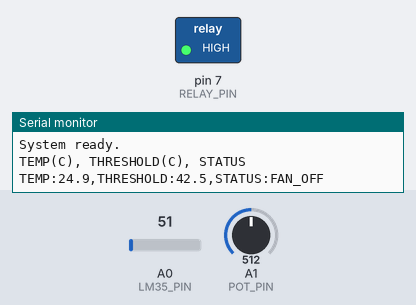
The sketch below on a simulated Arduino Uno, built with avr-gcc and run on an emulated ATmega328P. On the bench: switched loads named in the sketch (green lamp = pin HIGH), the last lines printed to the serial monitor. The inputs (shaded band) are chosen by the test bench; at power-on: A0 (LM35_PIN) = 51, A1 (POT_PIN) = 512. Pins used as bus, display or sensor lines are not drawn.

Above: at 1.2 s.
1.3 s: A0 (LM35_PIN) set to 82
2.8 s: A0 (LM35_PIN) set to 93
At 3.4 s:
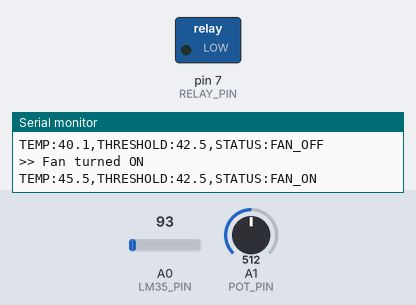
4.4 s: A1 (POT_PIN) set to 673
5.9 s: A1 (POT_PIN) set to 694
At 7.1 s:
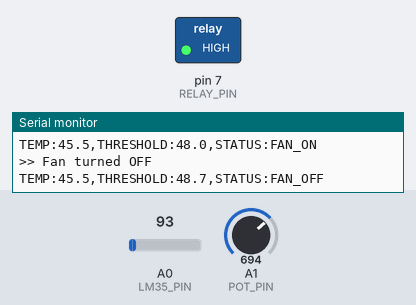
7.4 s: A1 (POT_PIN) set to 610
8.9 s: A1 (POT_PIN) set to 581
At 9.6 s:
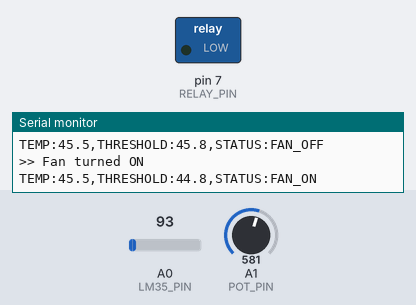
Timing chart, 0 to 11.4 s (numbered marks = the images above; inputs shaded):
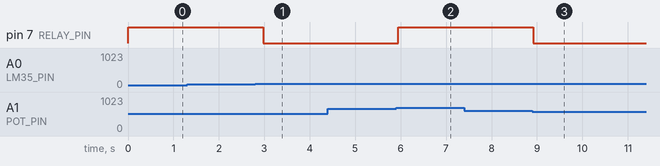

Measured:
- the behaviour switches between 86 and 87 on A0 (LM35_PIN) (found by bisection; images 0 and 1)
- the behaviour switches between 686 and 687 on A1 (POT_PIN) (found by bisection; images 1 and 2)
- the behaviour switches between 600 and 599 on A1 (POT_PIN) (found by bisection; images 2 and 3)
- after the input at 2.8 s, pin 7 (RELAY_PIN): HIGH → LOW after 0.17 s
- after the input at 5.9 s, pin 7 (RELAY_PIN): LOW → HIGH after 0.05 s
- after the input at 8.9 s, pin 7 (RELAY_PIN): HIGH → LOW at once

The sketch:

temp_sensor_modified.ino
```cpp
const int LM35_PIN     = A0;
const int POT_PIN      = A1;
const int RELAY_PIN    = 7;
const int LED_GREEN    = 0;
const int LED_RED      = 1;

const float TEMP_MIN   = 25.0;
const float TEMP_MAX   = 60.0;
const float HYSTERESIS = 3.0;

bool  fanState         = false;
unsigned long lastLog  = 0;
const int LOG_INTERVAL = 1000;

//Average 10 reading from the temperature sensor
float readTemp() {
  int sum = 0;
  for (int i = 0; i < 10; i++) {
    sum += analogRead(LM35_PIN);
    delay(5);
  }
  float avg     = sum / 10.0;
  float voltage = (avg / 1023.0) * 5.0;
  return voltage * 100.0;
}

//Average 10 reading from the potentiometer
float readThreshold() {
  int sum = 0;
  for (int i = 0; i < 10; i++) {
    sum += analogRead(POT_PIN);
    delay(5);
  }
  float avg = sum / 10.0;
  return map((int)(avg * 10), 0, 10230, (int)(TEMP_MIN * 10), (int)(TEMP_MAX * 10)) / 10.0;
}

void setup() {
  pinMode(RELAY_PIN, OUTPUT);
  pinMode(LED_GREEN, OUTPUT);
  pinMode(LED_RED,   OUTPUT);

  digitalWrite(RELAY_PIN, HIGH);
  digitalWrite(LED_GREEN, HIGH);
  digitalWrite(LED_RED,   LOW);

  Serial.begin(9600);
  Serial.println("System ready.");
  Serial.println("TEMP(C), THRESHOLD(C), STATUS");
}

void loop() {
  float tempC     = readTemp();
  float threshold = readThreshold();

  // Hysteresis control
  if (!fanState && tempC >= threshold) {
    fanState = true;
    digitalWrite(RELAY_PIN, LOW);
    digitalWrite(LED_RED,   HIGH);
    digitalWrite(LED_GREEN, LOW);
    Serial.println(">> Fan turned ON");
  }
  else if (fanState && tempC <= (threshold - HYSTERESIS)) {
    fanState = false;
    digitalWrite(RELAY_PIN, HIGH);
    digitalWrite(LED_RED,   LOW);
    digitalWrite(LED_GREEN, HIGH);
    Serial.println(">> Fan turned OFF");
  }

  //  Serial displaying in every 1 second
  if (millis() - lastLog >= LOG_INTERVAL) {
    lastLog = millis();
    Serial.print("TEMP:");
    Serial.print(tempC, 1);
    Serial.print(",THRESHOLD:");
    Serial.print(threshold, 1);
    Serial.print(",STATUS:");
    Serial.println(fanState ? "FAN_ON" : "FAN_OFF");
  }
}
```
